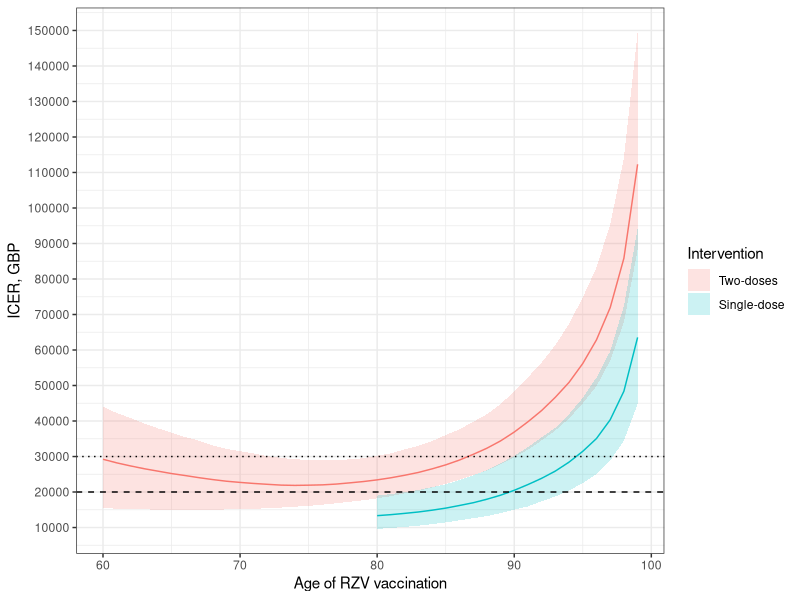
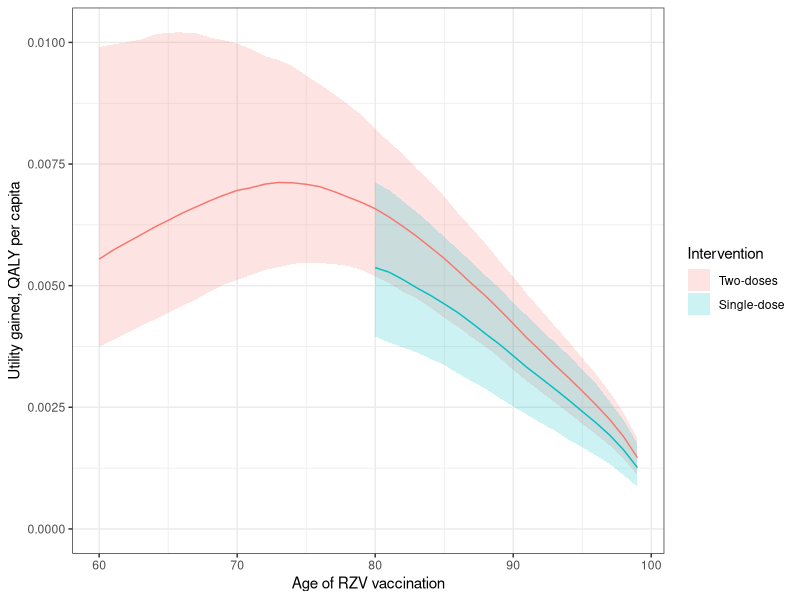
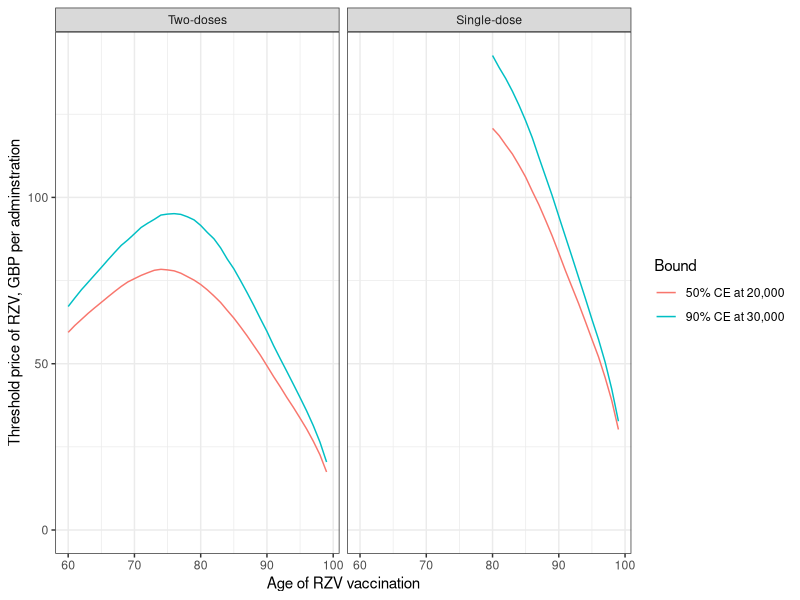
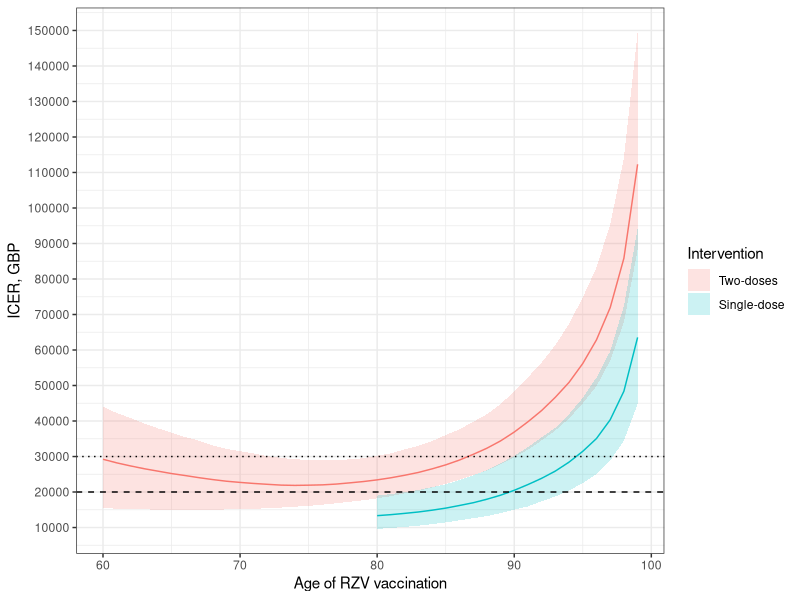
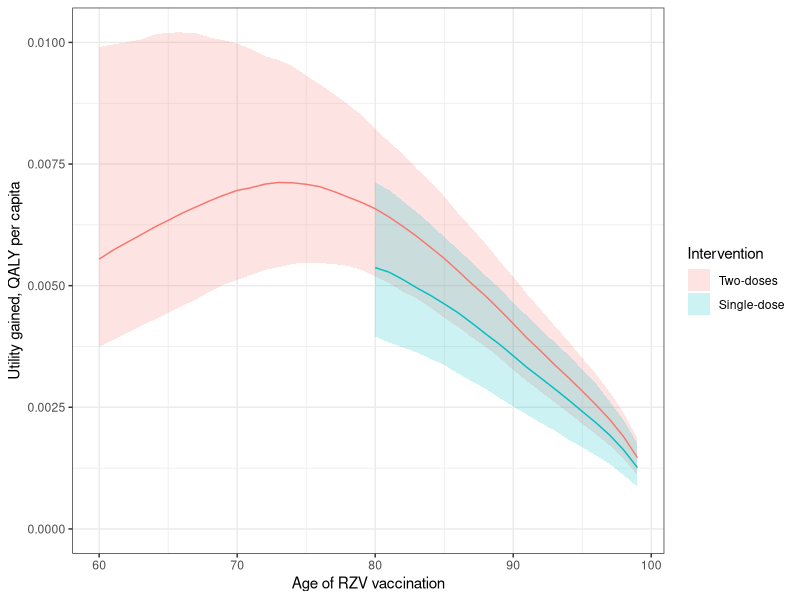
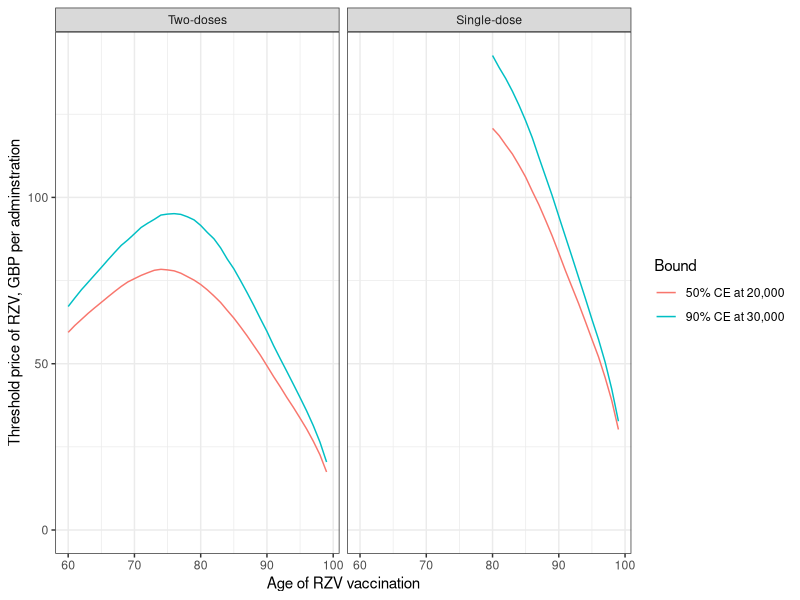
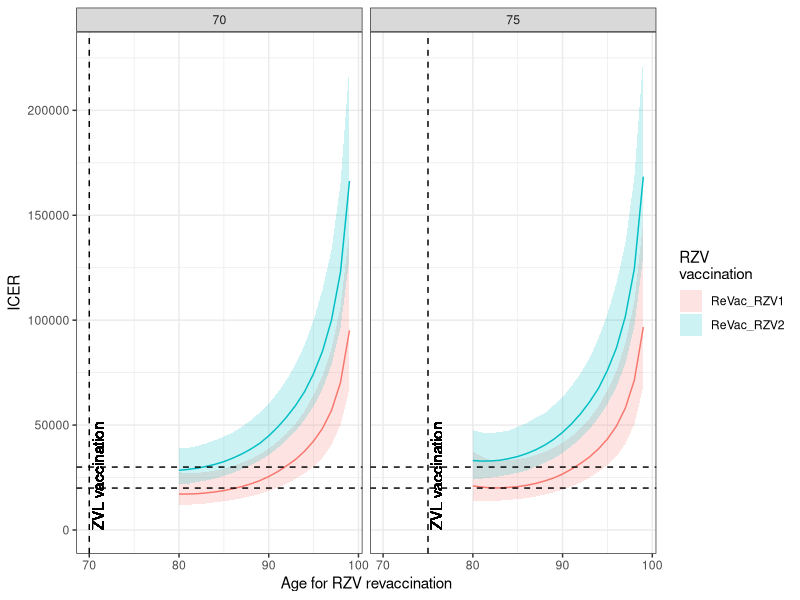
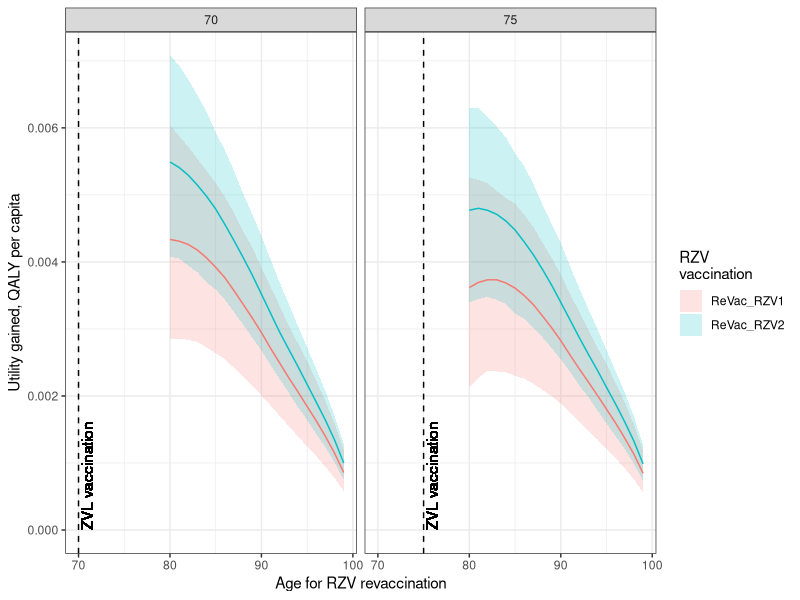

Here is the R script that generated these plots, in order:
library(tidyverse)

theme_set(theme_bw())



stats_ce <- read_csv(here::here("docs", "tabs", "stats_ce_rzv_realworld.csv"))

ce <- stats_ce %>% 
  select(Scenario:N0, ends_with(c("_A", "_M", "L", "U"))) %>% 
  pivot_longer(ends_with(c("_A", "_M", "L", "U")), names_to = c("Index", "name"), names_pattern = "(\\S+)_(A|M|L|U)") %>% 
  pivot_wider()

thres <- stats_ce %>% 
  select(Scenario:N0, starts_with("Thre"))



g_icer <- ce %>% 
  
  filter(Index == "ICER") %>% 
  filter(Arm == "Vac" | Age0 >= 80) %>% 
  ggplot(aes(x = Age0)) +
  geom_ribbon(aes(ymin = L, ymax = U, fill = Arm), alpha = 0.2) +
  geom_line(aes(y = M, colour = Arm)) +
  geom_hline(yintercept = 2e4, linetype = 2) +
  geom_hline(yintercept = 3e4, linetype = 3) +
  scale_y_continuous("ICER, GBP", breaks = 0:15 * 1e4) +
  scale_x_continuous("Age of RZV vaccination") +
  scale_fill_discrete("Intervention", labels = c(Vac = "Two-doses", Vac1 = "Single-dose")) +
  guides(colour = guide_none())

g_icer


g_e <- ce %>% 
  filter(Index == "dQ_All_d") %>% 
  filter(Arm == "Vac" | Age0 >= 80) %>% 
  ggplot(aes(x = Age0)) +
  geom_ribbon(aes(ymin = L, ymax = U, fill = Arm), alpha = 0.2) +
  geom_line(aes(y = M, colour = Arm)) +
  scale_y_continuous("Utility gained, QALY per capita") +
  scale_x_continuous("Age of RZV vaccination") +
  scale_fill_discrete("Intervention", labels = c(Vac = "Two-doses", Vac1 = "Single-dose")) +
  guides(colour = guide_none()) +
  expand_limits(y = 0)

g_e


g_c <- ce %>% 
  filter(Index == "dC_All_d") %>% 
  filter(Arm == "Vac" | Age0 >= 80) %>% 
  ggplot(aes(x = Age0)) +
  geom_ribbon(aes(ymin = L, ymax = U, fill = Arm), alpha = 0.2) +
  geom_line(aes(y = M, colour = Arm)) +
  scale_y_continuous("Incremental cost, GBP per capita") +
  scale_x_continuous("Age of RZV vaccination") +
  scale_fill_discrete("Intervention", labels = c(Vac = "Two-doses", Vac1 = "Single-dose")) +
  guides(colour = guide_none()) +
  expand_limits(y = 0)

g_thres <- stats_ce %>% 
  filter(Arm == "Vac" | Age0 >= 80) %>% 
  ggplot(aes(x = Age0)) +
  geom_line(aes(x = Age0, y = Thres20_50, colour = "50% CE at 20,000")) +
  geom_line(aes(x = Age0, y = Thres30_90, colour = "90% CE at 30,000")) +
  scale_y_continuous("Threshold price of RZV, GBP per adminstration") +
  scale_x_continuous("Age of RZV vaccination") +
  scale_colour_discrete("Bound") +
  facet_wrap(.~Arm, labeller = labeller(Arm = c(Vac = "Two-doses", Vac1 = "Single-dose"))) +
  expand_limits(y = 0)

g_thres



ggsave(g_e, filename = here::here("docs", "figs", "g_rzv_de.png"), width = 8, height = 5)
ggsave(g_c, filename = here::here("docs", "figs", "g_rzv_dc.png"), width = 8, height = 5)
ggsave(g_icer, filename = here::here("docs", "figs", "g_rzv_icer.png"), width = 8, height = 5)
ggsave(g_thres, filename = here::here("docs", "figs", "g_rzv_thres.png"), width = 8, height = 5)


## IC real world
stats_ce <- read_csv(here::here("docs", "tabs", "stats_ce_rzv_ic_realworld.csv"))

ce <- stats_ce %>% 
  select(Scenario:N0, ends_with(c("_A", "_M", "L", "U"))) %>% 
  pivot_longer(ends_with(c("_A", "_M", "L", "U")), names_to = c("Index", "name"), names_pattern = "(\\S+)_(A|M|L|U)") %>% 
  pivot_wider()

thres <- stats_ce %>% 
  select(Scenario:N0, starts_with("Thre"))



g_icer <- ce %>% 
  
  filter(Index == "ICER") %>% 
  filter(Arm == "Vac" | Age0 >= 80) %>% 
  ggplot(aes(x = Age0)) +
  geom_ribbon(aes(ymin = L, ymax = U, fill = Arm), alpha = 0.2) +
  geom_line(aes(y = M, colour = Arm)) +
  geom_hline(yintercept = 2e4, linetype = 2) +
  geom_hline(yintercept = 3e4, linetype = 3) +
  scale_y_continuous("ICER, GBP", breaks = 0:15 * 1e4) +
  scale_x_continuous("Age of RZV vaccination") +
  scale_fill_discrete("Intervention", labels = c(Vac = "Two-doses", Vac1 = "Single-dose")) +
  guides(colour = guide_none())

g_icer


g_e <- ce %>% 
  filter(Index == "dQ_All_d") %>% 
  filter(Arm == "Vac" | Age0 >= 80) %>% 
  ggplot(aes(x = Age0)) +
  geom_ribbon(aes(ymin = L, ymax = U, fill = Arm), alpha = 0.2) +
  geom_line(aes(y = M, colour = Arm)) +
  scale_y_continuous("Utility gained, QALY per capita") +
  scale_x_continuous("Age of RZV vaccination") +
  scale_fill_discrete("Intervention", labels = c(Vac = "Two-doses", Vac1 = "Single-dose")) +
  guides(colour = guide_none()) +
  expand_limits(y = 0)

g_e


g_c <- ce %>% 
  filter(Index == "dC_All_d") %>% 
  filter(Arm == "Vac" | Age0 >= 80) %>% 
  ggplot(aes(x = Age0)) +
  geom_ribbon(aes(ymin = L, ymax = U, fill = Arm), alpha = 0.2) +
  geom_line(aes(y = M, colour = Arm)) +
  scale_y_continuous("Incremental cost, GBP per capita") +
  scale_x_continuous("Age of RZV vaccination") +
  scale_fill_discrete("Intervention", labels = c(Vac = "Two-doses", Vac1 = "Single-dose")) +
  guides(colour = guide_none()) +
  expand_limits(y = 0)

g_thres <- stats_ce %>% 
  filter(Arm == "Vac" | Age0 >= 80) %>% 
  ggplot(aes(x = Age0)) +
  geom_line(aes(x = Age0, y = Thres20_50, colour = "50% CE at 20,000")) +
  geom_line(aes(x = Age0, y = Thres30_90, colour = "90% CE at 30,000")) +
  scale_y_continuous("Threshold price of RZV, GBP per adminstration") +
  scale_x_continuous("Age of RZV vaccination") +
  scale_colour_discrete("Bound") +
  facet_wrap(.~Arm, labeller = labeller(Arm = c(Vac = "Two-doses", Vac1 = "Single-dose"))) +
  expand_limits(y = 0)

g_thres

stats_ce %>% 
  filter(Arm == "Vac" & Age0 %in% seq(70, 100, 5)) %>% 
  select(Age0, Arm, Thres20_50) 


ggsave(g_e, filename = here::here("docs", "figs", "g_rzv_ic_de.png"), width = 8, height = 5)
ggsave(g_c, filename = here::here("docs", "figs", "g_rzv_ic_dc.png"), width = 8, height = 5)
ggsave(g_icer, filename = here::here("docs", "figs", "g_rzv_ic_icer.png"), width = 8, height = 5)
ggsave(g_thres, filename = here::here("docs", "figs", "g_rzv_ic_thres.png"), width = 8, height = 5)



stats_ce <- read_csv(here::here("docs", "tabs", "stats_ce_zvl2rzv_realworld.csv"))

labs_arm <- c(ReVac_RZV_2d = "Two-doses", ReVac_RZV_1d = "Single-dose")


ce <- stats_ce %>% 
  select(Scenario:Year0 , ends_with(c("_A", "_M", "L", "U"))) %>% 
  pivot_longer(ends_with(c("_A", "_M", "L", "U")), names_to = c("Index", "name"), names_pattern = "(\\S+)_(A|M|L|U)") %>% 
  pivot_wider()

thres <- stats_ce %>% 
  select(Scenario:Year0, starts_with("Thre"))


g_icer <- ce %>% 
  filter(Age0 %in% c(60, 65, 70, 75, 80, 85, 90)) %>% 
  filter(Index == "ICER") %>% 
  filter(Scenario != "Overall") %>% 
  filter(Arm %in% c("ReVac_RZV1", "ReVac_RZV2")) %>% 
  ggplot(aes(x = Age1)) +
  geom_ribbon(aes(ymin = L, ymax = U, fill = Arm), alpha = 0.2) +
  geom_line(aes(x = Age1, y = M, colour = Arm)) +
  geom_vline(aes(xintercept = Age0), linetype = 2) +
  geom_text(aes(x = Age0, y = 0), label = "ZVL vaccination", angle = 90, hjust = 0, vjust = 1.2) +
  geom_hline(yintercept = 2e4, linetype = 2) +
  geom_hline(yintercept = 3e4, linetype = 2) +
  scale_x_continuous("Age for RZV revaccination") +
  scale_y_continuous("ICER") +
  scale_fill_discrete("RZV \nvaccination", labels = labs_arm) +
  guides(colour = guide_none()) +
  facet_wrap(.~Age0) +
  expand_limits(y = 0)

g_icer


g_e <- ce %>% 
  filter(Age0 %in% c(60, 65, 70, 75, 80, 85, 90)) %>% 
  filter(Index == "dQ_All_d") %>% 
  filter(Scenario != "Overall") %>% 
  filter(Arm %in% c("ReVac_RZV1", "ReVac_RZV2")) %>% 
  ggplot(aes(x = Age1)) +
  geom_ribbon(aes(ymin = L, ymax = U, fill = Arm), alpha = 0.2) +
  geom_vline(aes(xintercept = Age0), linetype = 2) +
  geom_text(aes(x = Age0, y = 0), label = "ZVL vaccination", angle = 90, hjust = 0, vjust = 1.2) +
  geom_line(aes(y = M, colour = Arm)) +
  scale_y_continuous("Utility gained, QALY per capita") +
  scale_x_continuous("Age for RZV revaccination") +
  scale_fill_discrete("RZV \nvaccination", labels = labs_arm) +
  guides(colour = guide_none()) +
  facet_wrap(.~Age0) +
  expand_limits(y = 0)

g_e


g_c <- ce %>% 
  filter(Age0 %in% c(60, 65, 70, 75, 80, 85, 90)) %>% 
  filter(Index == "dC_All_d") %>% 
  filter(Scenario != "Overall") %>% 
  filter(Arm %in% c("ReVac_RZV1", "ReVac_RZV2")) %>% 
  ggplot(aes(x = Age1)) +
  geom_ribbon(aes(ymin = L, ymax = U, fill = Arm), alpha = 0.2) +
  geom_vline(aes(xintercept = Age0), linetype = 2) +
  geom_text(aes(x = Age0, y = 0), label = "ZVL vaccination", angle = 90, hjust = 0, vjust = 1.2) +
  geom_line(aes(y = M, colour = Arm)) +
  scale_y_continuous("Incremental cost, GBP per capita") +
  scale_x_continuous("Age for RZV revaccination") +
  scale_fill_discrete("RZV \nvaccination", labels = labs_arm) +
  guides(colour = guide_none()) +
  facet_wrap(.~Age0) +
  expand_limits(y = 0)

g_c




g_thres <- thres %>% 
  mutate(A0 = paste0("Age of ZVL vaccination: ", Age0)) %>% 
  filter(Age0 %in% c(60, 65, 70, 75, 80, 85, 90)) %>% 
  filter(Scenario != "Overall") %>% 
  filter(Arm %in% c("ReVac_RZV1", "ReVac_RZV2")) %>% 
  ggplot(aes(x = Age1)) +
  geom_line(aes(y = Thres20_50, colour = "50% CE at 20,000")) +
  geom_line(aes(y = Thres30_90, colour = "90% CE at 30,000")) +
  scale_y_continuous("Threshold price of RZV, GBP per adminstration") +
  scale_x_continuous("Age of RZV revaccination") +
  scale_colour_discrete("Bound") +
  facet_wrap(A0~Arm, labeller = labeller(Arm = c(ReVac_RZV2 = "Two-doses", ReVac_RZV1 = "Single-dose"))) +
  expand_limits(y = 0)


g_thres



ggsave(g_e, filename = here::here("docs", "figs", "g_zvl2rzv_de.png"), width = 10, height = 5)
ggsave(g_c, filename = here::here("docs", "figs", "g_zvl2rzv_dc.png"), width = 10, height = 5)
ggsave(g_icer, filename = here::here("docs", "figs", "g_zvl2rzv_icer.png"), width = 10, height = 5)
ggsave(g_thres, filename = here::here("docs", "figs", "g_zvl2rzv_thres.png"), width = 10, height = 5)


